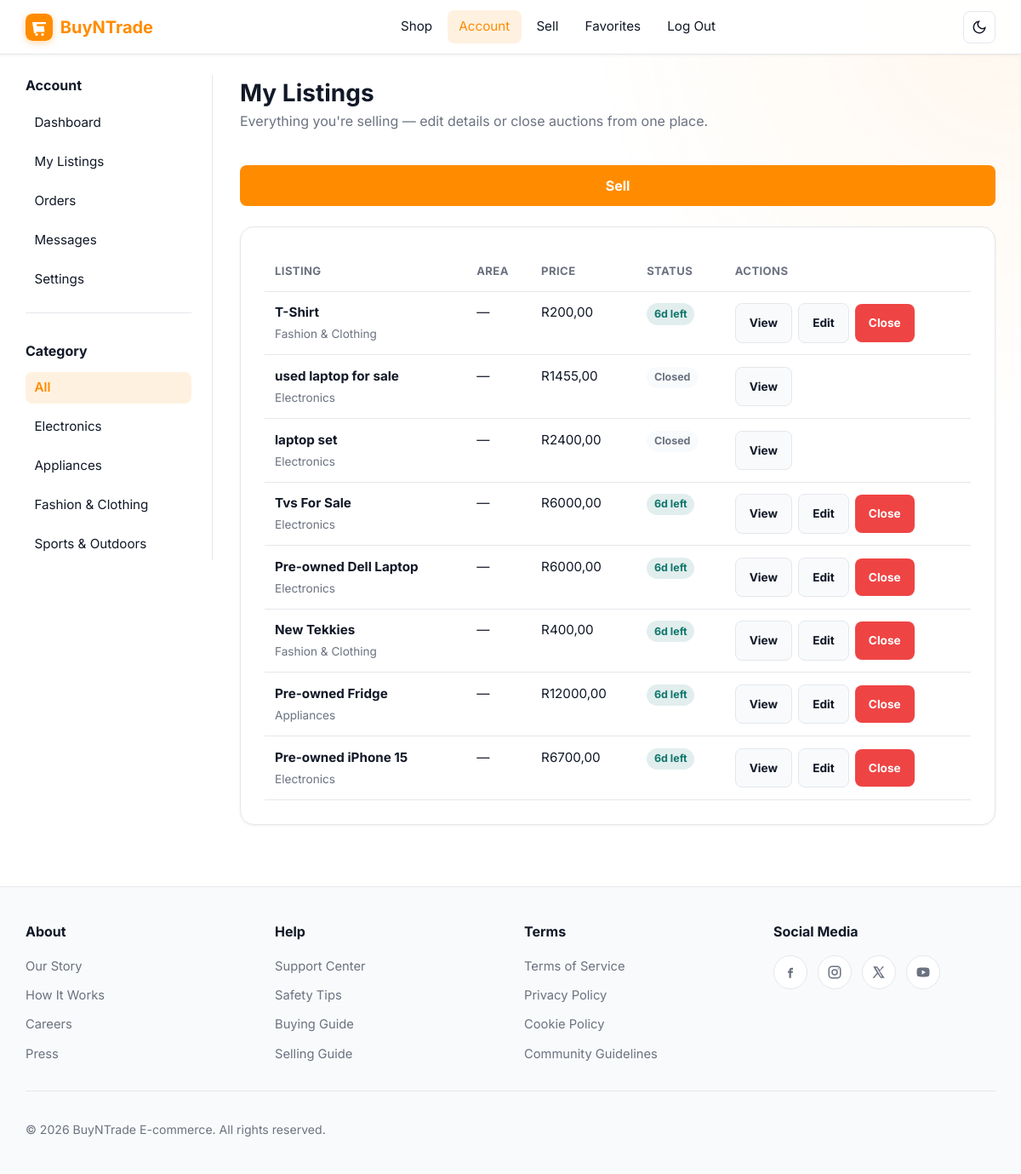
Page /my-listings/ (signed in) on the committed database.
### buyntrade/models.py (models this page shows, shortened)
class Category(models.Model):
    name = models.CharField(max_length=64)

class Listing(models.Model):
    title = models.CharField(max_length=64)
    description = models.TextField()
    starting_bid = models.IntegerField()
    image_url = models.URLField(blank=True, null=True)
    image = models.ImageField(upload_to="listings/images/", blank=True, null=True)
    video = models.FileField(upload_to="listings/videos/", blank=True, null=True)
    video_thumbnail = models.ImageField(upload_to="listings/thumbnails/", blank=True, null=True)
    category = models.ForeignKey(Category, on_delete=models.SET_NULL, null=True, related_name="listings")
    brand = models.CharField(max_length=64, blank=True, help_text="Product brand or manufacturer")
    owner = models.ForeignKey(User, on_delete=models.CASCADE, related_name="listings")
    area = models.CharField(max_length=64, blank=True, help_text="City or suburb for local buy/trade")
    active = models.BooleanField(default=True)
    ends_at = models.DateTimeField(null=True, blank=True)
    watchlist = models.ManyToManyField(User, blank=True, related_name="watchlist")
    winner = models.ForeignKey(User, on_delete=models.SET_NULL, null=True, blank=True, related_name="won_listings")
    @property
    def is_expired(self):
        return bool(self.ends_at and timezone.now() >= self.ends_at)
    @property
    def time_left_label(self):
        if not self.active:
            return "Closed"
        if not self.ends_at:
            return "Live"
        if self.is_expired:
            return "Closed"
        delta = self.ends_at - timezone.now()
        days = delta.days
        hours = delta.seconds // 3600
        if days >= 1:
            return f"{days}d left"
        if hours >= 1:
            return f"{hours}h left"
        minutes = max((delta.seconds % 3600) // 60, 1)
        return f"{minutes}m left"
    @classmethod
    def close_expired(cls):
        now = timezone.now()
        expired = cls.objects.filter(active=True, ends_at__lte=now)
        for listing in expired:
            listing.close_auction()

class Bid(models.Model):
    listing = models.ForeignKey(Listing, on_delete=models.CASCADE, related_name="bids")
    bidder = models.ForeignKey(User, on_delete=models.CASCADE, related_name="bids")
    amount = models.IntegerField()

### buyntrade/views.py (the view)
# urls.py: path("my-listings/", views.my_listings_view, name="my_listings"),
@login_required
def my_listings_view(request):
    _refresh_listings()
    listings = request.user.listings.select_related("category", "winner").order_by("-id")
    listing_rows = []
    for listing in listings:
        listing_rows.append({
            "listing": listing,
            "highest_bid": listing.bids.order_by("-amount").first(),
        })
    return render(request, "buyntrade/my_listings.html", {
        "active_sidebar": "my_listings",
        "listing_rows": listing_rows,
        **_sidebar_context(),
    })

### buyntrade/context_processors.py (called while the page is built)
def site_branding(request):
    return {
        "site_name": "BuyNTrade E-Commerce",
    }

### buyntrade/views.py (called while the page is built)
def _sidebar_categories():
    categories = []
    for name in SIDEBAR_CATEGORIES:
        category = Category.objects.filter(name=name).first()
        if category:
            categories.append(category)
    return categories

def _sidebar_context(active_category_id=None, active_sidebar=None):
    return {
        "categories": _sidebar_categories(),
        "active_category_id": active_category_id,
        "active_sidebar": active_sidebar,
        "popular_areas": POPULAR_AREAS,
    }

def _refresh_listings():
    Listing.close_expired()

### buyntrade/templates/buyntrade/my_listings.html (shortened to what this page needs)
{% extends "buyntrade/layout.html" %}
{% block body %}
<div class="shop-layout">
  {% include "buyntrade/_shop_sidebar.html" %}
  <section class="shop-main">
    <div class="shop-toolbar">
      <div>
        <h1 class="shop-title">My Listings</h1>
        <p class="page-lead">Everything you're selling — edit details or close auctions from one place.</p>
      </div>
      <a class="btn btn-cart" href="{% url 'create' %}">Sell</a>
    </div>
    {% if listing_rows %}
      <div class="my-listings-table-wrap panel panel-wide">
        <table class="my-listings-table">
          <thead>
            <tr>
              <th>Listing</th>
              <th>Area</th>
              <th>Price</th>
              <th>Status</th>
              <th>Actions</th>
            </tr>
          </thead>
          <tbody>
            {% for row in listing_rows %}
              {% with listing=row.listing highest_bid=row.highest_bid %}
              <tr>
                <td>
                  <a class="my-listing-title" href="{% url 'listing' listing.id %}">{{ listing.title }}</a>
                  {% if listing.category %}
                    <span class="my-listing-meta">{{ listing.category.name }}</span>
                  {% endif %}
                </td>
                <td>{{ listing.area|default:"—" }}</td>
                <td>R{% if highest_bid %}{{ highest_bid.amount }}{% else %}{{ listing.starting_bid }}{% endif %},00</td>
                <td>
                  {% if listing.active %}
                    <span class="status-badge status-live">{{ listing.time_left_label }}</span>
                  {% else %}
                    <span class="status-badge status-closed">Closed</span>
                  {% endif %}
                </td>
                <td>
                  <div class="my-listing-actions">
                    <a class="btn btn-secondary btn-sm" href="{% url 'listing' listing.id %}">View</a>
                    {% if listing.active %}
                      <a class="btn btn-secondary btn-sm" href="{% url 'edit_listing' listing.id %}">Edit</a>
                      <form method="post" action="{% url 'close_listing' listing.id %}" class="inline-form">
                        <button type="submit" class="btn btn-danger btn-sm">Close</button>
                      </form>
                    {% endif %}
                  </div>
                </td>
              </tr>
              {% endwith %}
            {% endfor %}
          </tbody>
        </table>
      </div>
    {% else %}
      <div class="empty-state">
        <p>You haven't listed anything yet.</p>
        <a class="btn btn-cart" href="{% url 'create' %}">Sell your first item</a>
      </div>
    {% endif %}
  </section>
</div>
{% endblock %}

### buyntrade/templates/buyntrade/_shop_sidebar.html (shortened to what this page needs)
<aside class="shop-sidebar" id="shop-sidebar">
  <div class="shop-sidebar-panel" id="shop-sidebar-panel">
  {% include "buyntrade/_sidebar_account_nav.html" %}
  {% if categories %}
  <div class="filter-block">
    <h3 class="filter-heading">Category</h3>
    <ul class="filter-links">
      <li>
        <a href="{% url 'index' %}" class="{% if not active_category_id %}active{% endif %}">All</a>
      </li>
      {% for category in categories %}
        <li>
          <a href="{% url 'category_listings' category.id %}" class="{% if active_category_id == category.id %}active{% endif %}">
            {{ category.name }}
          </a>
        </li>
      {% endfor %}
    </ul>
  </div>
  {% endif %}
  </div>
</aside>

### buyntrade/static/buyntrade/styles.css (style rules this page uses)
:root { --orange: #ff8c00; --orange-hover: #e67e00; --orange-soft: rgba(255, 140, 0, 0.12); --radius-sm: 8px; --radius-md: 12px; --radius-lg: 16px; --radius-pill: 999px; --nav-height: 64px; --transition: 0.2s ease; --shadow-sm: 0 1px 3px rgba(0, 0, 0, 0.06); --shadow-md: 0 8px 24px rgba(0, 0, 0, 0.08); --shadow-lg: 0 16px 40px rgba(0, 0, 0, 0.1); }
[data-theme="light"] { --bg: #ffffff; --bg-soft: #f8fafc; --bg-product: #fff9e6; --bg-card: #ffffff; --bg-elevated: #ffffff; --border: #e5e7eb; --text: #111827; --text-muted: #6b7280; --nav-bg: rgba(255, 255, 255, 0.92); --shadow: 0 4px 20px rgba(0, 0, 0, 0.06); --input-bg: #ffffff; --footer-bg: #f9fafb; --accent: var(--orange); --surface: #ffffff; --hero-gradient: linear-gradient(135deg, rgba(255, 140, 0, 0.14) 0%, rgba(255, 140, 0, 0.03) 55%, transparent 100%); }
*, *::before, *::after { box-sizing: border-box; }
html { scroll-behavior: smooth; }
body { margin: 0; min-height: 100vh; font-family: "Inter", Arial, Helvetica, sans-serif; background: var(--bg); color: var(--text); line-height: 1.5; transition: background var(--transition), color var(--transition); }
a { color: inherit; text-decoration: none; }
button, input, textarea, select { font: inherit; }
.shop-layout { display: grid; grid-template-columns: 220px minmax(0, 1fr); gap: 2rem; align-items: start; }
.shop-sidebar { position: sticky; top: calc(var(--nav-height) + 1rem); align-self: start; max-height: calc(100vh - var(--nav-height) - 2rem); overflow-y: auto; overscroll-behavior: contain; scrollbar-width: none; -ms-overflow-style: none; border-right: 1px solid var(--border); padding-right: 1.5rem; }
.shop-sidebar-panel { display: block; }
.filter-block + .filter-block { margin-top: 2rem; }
.filter-heading { margin: 0 0 0.85rem; font-size: 1rem; font-weight: 700; }
.filter-links { list-style: none; padding: 0; margin: 0; display: grid; gap: 0.55rem; }
.filter-links a { display: block; padding: 0.45rem 0.65rem; border-radius: var(--radius-sm); color: var(--text); font-size: 0.95rem; transition: color var(--transition), background var(--transition); }
.filter-links a:hover, .filter-links a.active { color: var(--orange); font-weight: 600; background: var(--orange-soft); }
.shop-main { min-width: 0; }
.shop-toolbar { display: flex; align-items: center; justify-content: space-between; gap: 1rem; margin-bottom: 1.5rem; flex-wrap: wrap; }
.shop-title { margin: 0; font-size: 1.75rem; font-weight: 700; }
.my-listings-table-wrap { overflow-x: auto; }
.my-listings-table { width: 100%; border-collapse: collapse; font-size: 0.95rem; }
.my-listings-table th, .my-listings-table td { padding: 0.85rem 0.75rem; text-align: left; border-bottom: 1px solid var(--border); vertical-align: top; }
.my-listings-table th { color: var(--text-muted); font-size: 0.82rem; font-weight: 700; text-transform: uppercase; letter-spacing: 0.03em; }
.my-listing-title { display: block; color: var(--text); font-weight: 700; text-decoration: none; }
.my-listing-meta { display: block; margin-top: 0.2rem; color: var(--text-muted); font-size: 0.85rem; }
.my-listing-actions { display: flex; flex-wrap: wrap; gap: 0.45rem; align-items: center; }
.btn-sm { padding: 0.35rem 0.75rem; font-size: 0.85rem; }
.inline-form { display: inline; margin: 0; }
.status-badge { display: inline-block; padding: 0.2rem 0.55rem; border-radius: 999px; font-size: 0.78rem; font-weight: 700; }
.status-live { color: #0f766e; background: rgba(15, 118, 110, 0.12); }
.status-closed { color: var(--text-muted); background: var(--bg-soft); }
.btn { display: inline-flex; align-items: center; justify-content: center; padding: 0.75rem 1rem; border: none; border-radius: var(--radius-sm); font-weight: 700; cursor: pointer; transition: background var(--transition), transform var(--transition), box-shadow var(--transition); }
.btn-cart, .btn-primary { width: 100%; background: var(--orange); color: #ffffff; text-align: center; }
.btn-secondary { background: var(--bg-soft); color: var(--text); border: 1px solid var(--border); transition: background var(--transition), border-color var(--transition), color var(--transition); }
.btn-danger { background: #ef4444; color: #ffffff; }
.panel { max-width: 760px; margin: 0 auto; padding: 1.75rem; border-radius: var(--radius-lg); background: var(--bg-card); border: 1px solid var(--border); box-shadow: var(--shadow-sm); }
.panel-wide { max-width: 960px; }
.page-lead { margin: 0 0 1.5rem; color: var(--text-muted); }

### rows in the picture
Category: name "Electronics"
Category: name "Appliances"
Category: name "Fashion & Clothing"
Category: name "Sports & Outdoors"
Listing: listing "T-Shirt", listing.category.name "Fashion & Clothing", listing.area "—", listing.starting_bid "200", listing.time_left_label "6d left", shows "Edit"
Listing: listing "used laptop for sale", listing.category.name "Electronics", listing.area "—", listing.starting_bid "1455", active "Closed"
Listing: listing "laptop set", listing.category.name "Electronics", listing.area "—", listing.starting_bid "2400", active "Closed"
Listing: listing "Tvs For Sale", listing.category.name "Electronics", listing.area "—", highest_bid.amount "6000", listing.time_left_label "6d left", shows "Edit"
Listing: listing "Pre-owned Dell Laptop", listing.category.name "Electronics", listing.area "—", listing.starting_bid "6000", listing.time_left_label "6d left", shows "Edit"
Listing: listing "New Tekkies", listing.category.name "Fashion & Clothing", listing.area "—", highest_bid.amount "400", listing.time_left_label "6d left", shows "Edit"
Listing: listing "Pre-owned Fridge", listing.category.name "Appliances", listing.area "—", listing.starting_bid "12000", listing.time_left_label "6d left", shows "Edit"
Listing: listing "Pre-owned iPhone 15", listing.category.name "Electronics", listing.area "—", highest_bid.amount "6700", listing.time_left_label "6d left", shows "Edit"
